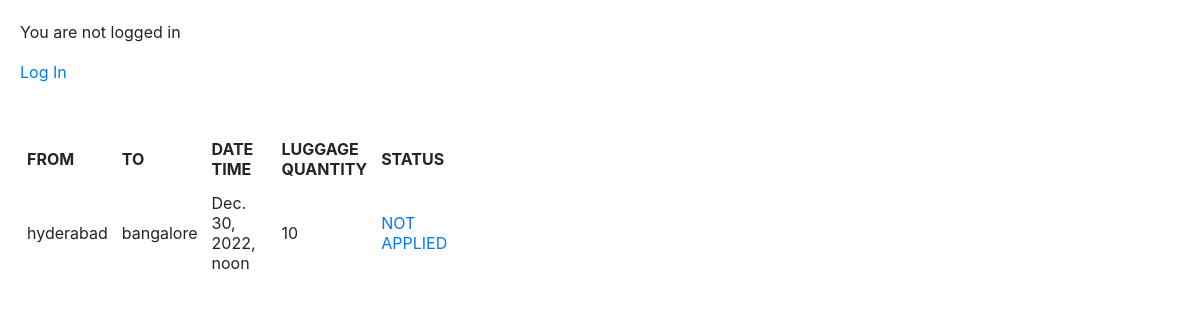
Page /view_matched_rides/2 on the committed database.
### Requester/models.py (models this page shows)
class Travel_info(models.Model):
    rider=models.ForeignKey(User,on_delete=models.CASCADE,related_name="travel_info_rider")
    applied_transport_request=models.ManyToManyField(Transport_Request,blank=True)
    pickup=models.TextField()
    delivery_at=models.TextField()
    date_time=models.DateTimeField()
    flexible=models.BooleanField(default=False)
    assets_quantity=models.IntegerField()
    travel_medium = models.CharField(
        max_length=20,
        choices=Travel_medium.choices,
    )

### Requester/views.py (the view)
# urls.py: path("view_matched_rides/<int:transport_request_id>",views.get_matchingrides,name="get_matchingrides"),
def get_matchingrides(request,transport_request_id):
    transport_request_object=Transport_Request.objects.get(id=transport_request_id)
    date_time=transport_request_object.date_time
    pickup=transport_request_object.pickup
    pickup=pickup.split()[-1].lower()
    delivery_at=transport_request_object.delivery_at
    delivery_at=delivery_at.split()[-1].lower()
    print(pickup,delivery_at)
    matched_rides=Travel_info.objects.filter(date_time=date_time,
        pickup=pickup,delivery_at=delivery_at)
    required_data=[]
    for i in matched_rides:
        status="NOT APPLIED"
        id=i.id
        if i in transport_request_object.travel_info_set.all():
            status="APPLIED"
        temp={"FROM":i.pickup,"TO":i.delivery_at, 'date_time':i.date_time,
            "status":status, "luggage_quantity":i.assets_quantity,
            'id':id
            }
        required_data.append(temp)
    print(required_data)
    return render(request,"Matched_rides.html",{"required_data":required_data,
        "transport_request_id":transport_request_id})

### Templates/Matched_rides.html (shortened to what this page needs)
<html>
    {% extends "base.html" %}
    {% block content %}
    <table>
    <thead>
    <tr>
    <th style="width : 70px;  padding : 7px;  overflow: auto" >FROM</th>
    <th style="width : 70px;  padding : 7px;  overflow: auto" >TO</th>
    <th style="width : 70px;  padding : 7px;  overflow: auto" >DATE TIME</th>
    <th style="width : 70px;  padding : 7px;  overflow: auto" >LUGGAGE QUANTITY</th>
    <th style="width : 70px;  padding : 7px;  overflow: auto" >STATUS</th>
    </tr>
    </thead>
    {% for i in required_data %}
    <tr>
        <td style="width : 70px;  padding : 7px;  overflow: auto" >{{i.FROM}}</td>
        <td style="width : 70px;  padding : 7px;  overflow: auto" >{{i.TO}}</td>
        <td style="width : 70px;  padding : 7px;  overflow: auto" >{{i.date_time}}</td>
        <td style="width : 70px;  padding : 7px;  overflow: auto" >{{i.luggage_quantity}}</td>
        <td style="width : 70px;  padding : 7px;  overflow: auto" >
            <a href="/change_applystatus/{{transport_request_id}}/{{i.id}}"> {{i.status}} </a></td>
    </tr>
    {% endfor %}
    </table>
    {% endblock %}

### rows in the picture
Travel_info: FROM "hyderabad", TO "bangalore", date_time "Dec. 30, 2022, noon"

### other values in the picture
{{ i.luggage_quantity }} "10"
{{ i.status }} "NOT APPLIED"
